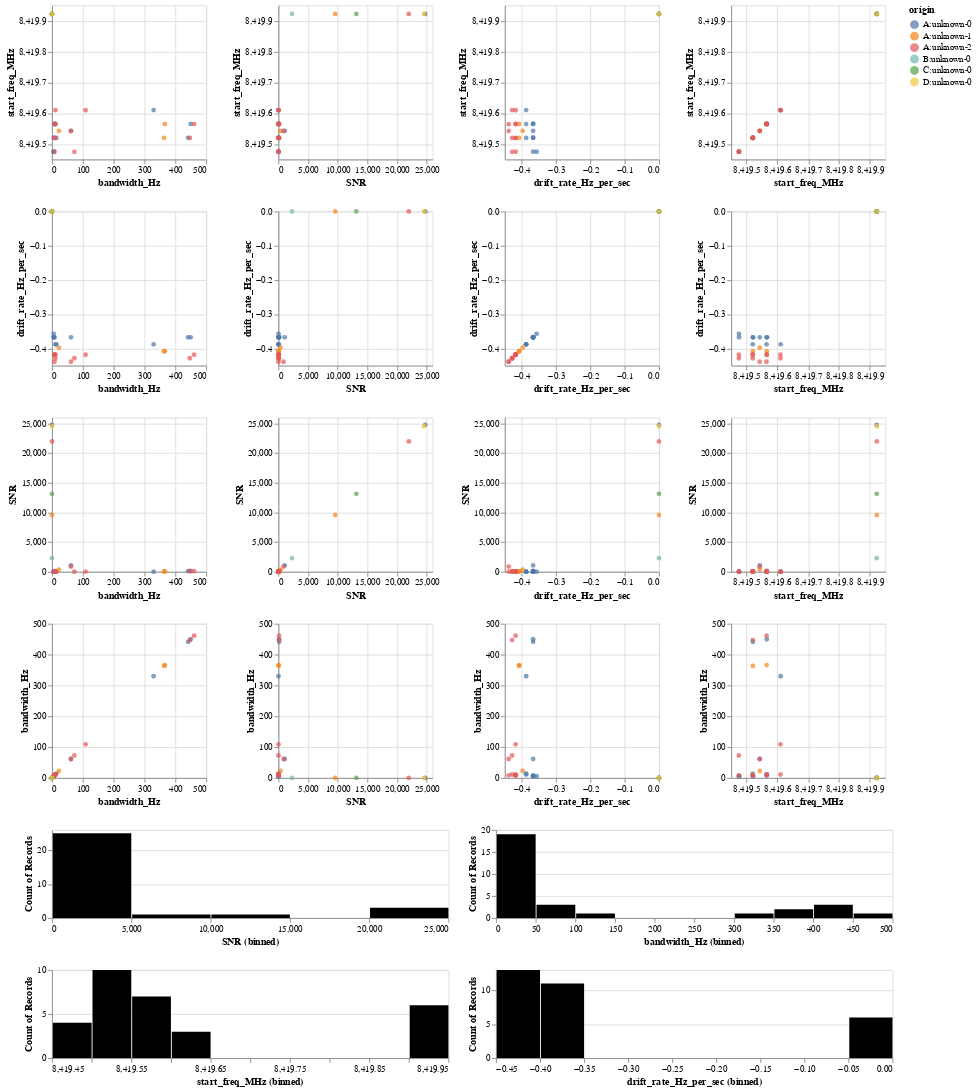

The code cell stored with this chart in its notebook:
### Code cell
bliss.plot_utils.scatter_matrix_hits(hits)

### Figure 1 — Vega-Lite specification as saved in the notebook (floating-point values rounded to 4 significant figures)
{"config": {"view": {"continuousWidth": 300, "continuousHeight": 300}}, "vconcat": [{"repeat": {"column": ["bandwidth_Hz", "SNR", "drift_rate_Hz_per_sec", "start_freq_MHz"], "row": ["start_freq_MHz", "drift_rate_Hz_per_sec", "SNR", "bandwidth_Hz"]}, "spec": {"data": {"values": [{"start_freq_MHz": 8420.0, "drift_rate_Hz_per_sec": -0.0, "SNR": 24760.0, "power": 3523000000.0, "bandwidth_Hz": 0.0, "filter_roloff_bins": 0, "low_sk_bins": 1, "high_sk_bins": 0, "origin": "A:unknown-0"}, {"start_freq_MHz": 8420.0, "drift_rate_Hz_per_sec": -0.3674, "SNR": 127.7, "power": 12840000.0, "bandwidth_Hz": 449.8, "filter_roloff_bins": 0, "low_sk_bins": 0, "high_sk_bins": 0, "origin": "A:unknown-0"}, {"start_freq_MHz": 8420.0, "drift_rate_Hz_per_sec": -0.3674, "SNR": 1071.0, "power": 107800000.0, "bandwidth_Hz": 61.47, "filter_roloff_bins": 0, "low_sk_bins": 0, "high_sk_bins": 2, "origin": "A:unknown-0"}, {"start_freq_MHz": 8420.0, "drift_rate_Hz_per_sec": -0.3674, "SNR": 122.8, "power": 12350000.0, "bandwidth_Hz": 441.4, "filter_roloff_bins": 0, "low_sk_bins": 0, "high_sk_bins": 0, "origin": "A:unknown-0"}, {"start_freq_MHz": 8419.0, "drift_rate_Hz_per_sec": -0.3674, "SNR": 13.13, "power": 1320000.0, "bandwidth_Hz": 5.588, "filter_roloff_bins": 0, "low_sk_bins": 0, "high_sk_bins": 0, "origin": "A:unknown-0"}, {"start_freq_MHz": 8419.0, "drift_rate_Hz_per_sec": -0.3571, "SNR": 14.73, "power": 1481000.0, "bandwidth_Hz": 5.588, "filter_roloff_bins": 0, "low_sk_bins": 0, "high_sk_bins": 0, "origin": "A:unknown-0"}, {"start_freq_MHz": 8420.0, "drift_rate_Hz_per_sec": -0.3878, "SNR": 13.6, "power": 1117000.0, "bandwidth_Hz": 329.7, "filter_roloff_bins": 0, "low_sk_bins": 0, "high_sk_bins": 0, "origin": "A:unknown-0"}, {"start_freq_MHz": 8420.0, "drift_rate_Hz_per_sec": -0.3674, "SNR": 14.7, "power": 1479000.0, "bandwidth_Hz": 8.382, "filter_roloff_bins": 0, "low_sk_bins": 0, "high_sk_bins": 0, "origin": "A:unknown-0"}, {"start_freq_MHz": 8420.0, "drift_rate_Hz_per_sec": -0.3878, "SNR": 13.56, "power": 1113000.0, "bandwidth_Hz": 11.18, "filter_roloff_bins": 0, "low_sk_bins": 0, "high_sk_bins": 0, "origin": "A:unknown-0"}, {"start_freq_MHz": 8420.0, "drift_rate_Hz_per_sec": -0.3674, "SNR": 13.24, "power": 1331000.0, "bandwidth_Hz": 5.588, "filter_roloff_bins": 0, "low_sk_bins": 0, "high_sk_bins": 0, "origin": "A:unknown-0"}, {"start_freq_MHz": 8420.0, "drift_rate_Hz_per_sec": -0.3878, "SNR": 13.3, "power": 1092000.0, "bandwidth_Hz": 13.97, "filter_roloff_bins": 0, "low_sk_bins": 0, "high_sk_bins": 0, "origin": "A:unknown-0"}, {"start_freq_MHz": 8420.0, "drift_rate_Hz_per_sec": -0.0, "SNR": 9576.0, "power": 3521000000.0, "bandwidth_Hz": 0.0, "filter_roloff_bins": 0, "low_sk_bins": 1, "high_sk_bins": 0, "origin": "A:unknown-1"}, {"start_freq_MHz": 8420.0, "drift_rate_Hz_per_sec": -0.4082, "SNR": 48.42, "power": 10280000.0, "bandwidth_Hz": 366.0, "filter_roloff_bins": 0, "low_sk_bins": 0, "high_sk_bins": 0, "origin": "A:unknown-1"}, {"start_freq_MHz": 8420.0, "drift_rate_Hz_per_sec": -0.4082, "SNR": 46.16, "power": 9798000.0, "bandwidth_Hz": 363.2, "filter_roloff_bins": 0, "low_sk_bins": 0, "high_sk_bins": 0, "origin": "A:unknown-1"}, {"start_freq_MHz": 8420.0, "drift_rate_Hz_per_sec": -0.398, "SNR": 358.6, "power": 76120000.0, "bandwidth_Hz": 22.35, "filter_roloff_bins": 0, "low_sk_bins": 0, "high_sk_bins": 42, "origin": "A:unknown-1"}, {"start_freq_MHz": 8420.0, "drift_rate_Hz_per_sec": -0.0, "SNR": 21990.0, "power": 3517000000.0, "bandwidth_Hz": 0.0, "filter_roloff_bins": 0, "low_sk_bins": 1, "high_sk_bins": 0, "origin": "A:unknown-2"}, {"start_freq_MHz": 8420.0, "drift_rate_Hz_per_sec": -0.4184, "SNR": 106.3, "power": 9818000.0, "bandwidth_Hz": 461.0, "filter_roloff_bins": 0, "low_sk_bins": 0, "high_sk_bins": 0, "origin": "A:unknown-2"}, {"start_freq_MHz": 8420.0, "drift_rate_Hz_per_sec": -0.4388, "SNR": 875.1, "power": 80810000.0, "bandwidth_Hz": 61.47, "filter_roloff_bins": 0, "low_sk_bins": 0, "high_sk_bins": 3, "origin": "A:unknown-2"}, {"start_freq_MHz": 8420.0, "drift_rate_Hz_per_sec": -0.4286, "SNR": 106.8, "power": 9865000.0, "bandwidth_Hz": 447.0, "filter_roloff_bins": 0, "low_sk_bins": 0, "high_sk_bins": 0, "origin": "A:unknown-2"}, {"start_freq_MHz": 8419.0, "drift_rate_Hz_per_sec": -0.4286, "SNR": 14.09, "power": 1301000.0, "bandwidth_Hz": 72.64, "filter_roloff_bins": 0, "low_sk_bins": 0, "high_sk_bins": 0, "origin": "A:unknown-2"}, {"start_freq_MHz": 8420.0, "drift_rate_Hz_per_sec": -0.4184, "SNR": 11.59, "power": 1070000.0, "bandwidth_Hz": 8.382, "filter_roloff_bins": 0, "low_sk_bins": 0, "high_sk_bins": 0, "origin": "A:unknown-2"}, {"start_freq_MHz": 8420.0, "drift_rate_Hz_per_sec": -0.4286, "SNR": 11.2, "power": 1034000.0, "bandwidth_Hz": 11.18, "filter_roloff_bins": 0, "low_sk_bins": 0, "high_sk_bins": 0, "origin": "A:unknown-2"}, {"start_freq_MHz": 8420.0, "drift_rate_Hz_per_sec": -0.4184, "SNR": 11.59, "power": 1070000.0, "bandwidth_Hz": 109.0, "filter_roloff_bins": 0, "low_sk_bins": 0, "high_sk_bins": 0, "origin": "A:unknown-2"}, {"start_freq_MHz": 8420.0, "drift_rate_Hz_per_sec": -0.4184, "SNR": 11.72, "power": 1083000.0, "bandwidth_Hz": 11.18, "filter_roloff_bins": 0, "low_sk_bins": 0, "high_sk_bins": 0, "origin": "A:unknown-2"}, {"start_freq_MHz": 8420.0, "drift_rate_Hz_per_sec": -0.4388, "SNR": 12.4, "power": 1145000.0, "bandwidth_Hz": 8.382, "filter_roloff_bins": 0, "low_sk_bins": 0, "high_sk_bins": 0, "origin": "A:unknown-2"}, {"start_freq_MHz": 8420.0, "drift_rate_Hz_per_sec": -0.4184, "SNR": 11.55, "power": 1066000.0, "bandwidth_Hz": 8.382, "filter_roloff_bins": 0, "low_sk_bins": 0, "high_sk_bins": 0, "origin": "A:unknown-2"}, {"start_freq_MHz": 8419.0, "drift_rate_Hz_per_sec": -0.4184, "SNR": 10.61, "power": 979400.0, "bandwidth_Hz": 8.382, "filter_roloff_bins": 0, "low_sk_bins": 0, "high_sk_bins": 0, "origin": "A:unknown-2"}, {"start_freq_MHz": 8420.0, "drift_rate_Hz_per_sec": -0.0, "SNR": 2293.0, "power": 3517000000.0, "bandwidth_Hz": 0.0, "filter_roloff_bins": 0, "low_sk_bins": 1, "high_sk_bins": 0, "origin": "B:unknown-0"}, {"start_freq_MHz": 8420.0, "drift_rate_Hz_per_sec": -0.0, "SNR": 13140.0, "power": 3526000000.0, "bandwidth_Hz": 0.0, "filter_roloff_bins": 0, "low_sk_bins": 1, "high_sk_bins": 0, "origin": "C:unknown-0"}, {"start_freq_MHz": 8420.0, "drift_rate_Hz_per_sec": -0.0, "SNR": 24540.0, "power": 3514000000.0, "bandwidth_Hz": 0.0, "filter_roloff_bins": 0, "low_sk_bins": 1, "high_sk_bins": 0, "origin": "D:unknown-0"}]}, "mark": {"type": "point", "color": "black", "filled": true}, "encoding": {"color": {"field": "origin", "type": "nominal"}, "x": {"field": {"repeat": "column"}, "scale": {"zero": false}, "type": "quantitative"}, "y": {"field": {"repeat": "row"}, "scale": {"zero": false}, "type": "quantitative"}}, "height": 175, "width": 175}, "transform": [{"filter": {"param": "param_1"}}]}, {"hconcat": [{"mark": {"type": "bar"}, "encoding": {"color": {"condition": {"param": "param_1", "value": "black"}, "value": "lightgray"}, "x": {"bin": {}, "field": "SNR", "type": "quantitative"}, "y": {"aggregate": "count", "type": "quantitative"}}, "height": 100, "name": "view_1", "width": 450}, {"mark": {"type": "bar"}, "encoding": {"color": {"condition": {"param": "param_1", "value": "black"}, "value": "lightgray"}, "x": {"bin": {}, "field": "bandwidth_Hz", "type": "quantitative"}, "y": {"aggregate": "count", "type": "quantitative"}}, "height": 100, "name": "view_2", "width": 450}], "data": {"values": [{"start_freq_MHz": 8420.0, "drift_rate_Hz_per_sec": -0.0, "SNR": 24760.0, "power": 3523000000.0, "bandwidth_Hz": 0.0, "filter_roloff_bins": 0, "low_sk_bins": 1, "high_sk_bins": 0, "origin": "A:unknown-0"}, {"start_freq_MHz": 8420.0, "drift_rate_Hz_per_sec": -0.3674, "SNR": 127.7, "power": 12840000.0, "bandwidth_Hz": 449.8, "filter_roloff_bins": 0, "low_sk_bins": 0, "high_sk_bins": 0, "origin": "A:unknown-0"}, {"start_freq_MHz": 8420.0, "drift_rate_Hz_per_sec": -0.3674, "SNR": 1071.0, "power": 107800000.0, "bandwidth_Hz": 61.47, "filter_roloff_bins": 0, "low_sk_bins": 0, "high_sk_bins": 2, "origin": "A:unknown-0"}, {"start_freq_MHz": 8420.0, "drift_rate_Hz_per_sec": -0.3674, "SNR": 122.8, "power": 12350000.0, "bandwidth_Hz": 441.4, "filter_roloff_bins": 0, "low_sk_bins": 0, "high_sk_bins": 0, "origin": "A:unknown-0"}, {"start_freq_MHz": 8419.0, "drift_rate_Hz_per_sec": -0.3674, "SNR": 13.13, "power": 1320000.0, "bandwidth_Hz": 5.588, "filter_roloff_bins": 0, "low_sk_bins": 0, "high_sk_bins": 0, "origin": "A:unknown-0"}, {"start_freq_MHz": 8419.0, "drift_rate_Hz_per_sec": -0.3571, "SNR": 14.73, "power": 1481000.0, "bandwidth_Hz": 5.588, "filter_roloff_bins": 0, "low_sk_bins": 0, "high_sk_bins": 0, "origin": "A:unknown-0"}, {"start_freq_MHz": 8420.0, "drift_rate_Hz_per_sec": -0.3878, "SNR": 13.6, "power": 1117000.0, "bandwidth_Hz": 329.7, "filter_roloff_bins": 0, "low_sk_bins": 0, "high_sk_bins": 0, "origin": "A:unknown-0"}, {"start_freq_MHz": 8420.0, "drift_rate_Hz_per_sec": -0.3674, "SNR": 14.7, "power": 1479000.0, "bandwidth_Hz": 8.382, "filter_roloff_bins": 0, "low_sk_bins": 0, "high_sk_bins": 0, "origin": "A:unknown-0"}, {"start_freq_MHz": 8420.0, "drift_rate_Hz_per_sec": -0.3878, "SNR": 13.56, "power": 1113000.0, "bandwidth_Hz": 11.18, "filter_roloff_bins": 0, "low_sk_bins": 0, "high_sk_bins": 0, "origin": "A:unknown-0"}, {"start_freq_MHz": 8420.0, "drift_rate_Hz_per_sec": -0.3674, "SNR": 13.24, "power": 1331000.0, "bandwidth_Hz": 5.588, "filter_roloff_bins": 0, "low_sk_bins": 0, "high_sk_bins": 0, "origin": "A:unknown-0"}, {"start_freq_MHz": 8420.0, "drift_rate_Hz_per_sec": -0.3878, "SNR": 13.3, "power": 1092000.0, "bandwidth_Hz": 13.97, "filter_roloff_bins": 0, "low_sk_bins": 0, "high_sk_bins": 0, "origin": "A:unknown-0"}, {"start_freq_MHz": 8420.0, "drift_rate_Hz_per_sec": -0.0, "SNR": 9576.0, "power": 3521000000.0, "bandwidth_Hz": 0.0, "filter_roloff_bins": 0, "low_sk_bins": 1, "high_sk_bins": 0, "origin": "A:unknown-1"}, {"start_freq_MHz": 8420.0, "drift_rate_Hz_per_sec": -0.4082, "SNR": 48.42, "power": 10280000.0, "bandwidth_Hz": 366.0, "filter_roloff_bins": 0, "low_sk_bins": 0, "high_sk_bins": 0, "origin": "A:unknown-1"}, {"start_freq_MHz": 8420.0, "drift_rate_Hz_per_sec": -0.4082, "SNR": 46.16, "power": 9798000.0, "bandwidth_Hz": 363.2, "filter_roloff_bins": 0, "low_sk_bins": 0, "high_sk_bins": 0, "origin": "A:unknown-1"}, {"start_freq_MHz": 8420.0, "drift_rate_Hz_per_sec": -0.398, "SNR": 358.6, "power": 76120000.0, "bandwidth_Hz": 22.35, "filter_roloff_bins": 0, "low_sk_bins": 0, "high_sk_bins": 42, "origin": "A:unknown-1"}, {"start_freq_MHz": 8420.0, "drift_rate_Hz_per_sec": -0.0, "SNR": 21990.0, "power": 3517000000.0, "bandwidth_Hz": 0.0, "filter_roloff_bins": 0, "low_sk_bins": 1, "high_sk_bins": 0, "origin": "A:unknown-2"}, {"start_freq_MHz": 8420.0, "drift_rate_Hz_per_sec": -0.4184, "SNR": 106.3, "power": 9818000.0, "bandwidth_Hz": 461.0, "filter_roloff_bins": 0, "low_sk_bins": 0, "high_sk_bins": 0, "origin": "A:unknown-2"}, {"start_freq_MHz": 8420.0, "drift_rate_Hz_per_sec": -0.4388, "SNR": 875.1, "power": 80810000.0, "bandwidth_Hz": 61.47, "filter_roloff_bins": 0, "low_sk_bins": 0, "high_sk_bins": 3, "origin": "A:unknown-2"}, {"start_freq_MHz": 8420.0, "drift_rate_Hz_per_sec": -0.4286, "SNR": 106.8, "power": 9865000.0, "bandwidth_Hz": 447.0, "filter_roloff_bins": 0, "low_sk_bins": 0, "high_sk_bins": 0, "origin": "A:unknown-2"}, {"start_freq_MHz": 8419.0, "drift_rate_Hz_per_sec": -0.4286, "SNR": 14.09, "power": 1301000.0, "bandwidth_Hz": 72.64, "filter_roloff_bins": 0, "low_sk_bins": 0, "high_sk_bins": 0, "origin": "A:unknown-2"}, {"start_freq_MHz": 8420.0, "drift_rate_Hz_per_sec": -0.4184, "SNR": 11.59, "power": 1070000.0, "bandwidth_Hz": 8.382, "filter_roloff_bins": 0, "low_sk_bins": 0, "high_sk_bins": 0, "origin": "A:unknown-2"}, {"start_freq_MHz": 8420.0, "drift_rate_Hz_per_sec": -0.4286, "SNR": 11.2, "power": 1034000.0, "bandwidth_Hz": 11.18, "filter_roloff_bins": 0, "low_sk_bins": 0, "high_sk_bins": 0, "origin": "A:unknown-2"}, {"start_freq_MHz": 8420.0, "drift_rate_Hz_per_sec": -0.4184, "SNR": 11.59, "power": 1070000.0, "bandwidth_Hz": 109.0, "filter_roloff_bins": 0, "low_sk_bins": 0, "high_sk_bins": 0, "origin": "A:unknown-2"}, {"start_freq_MHz": 8420.0, "drift_rate_Hz_per_sec": -0.4184, "SNR": 11.72, "power": 1083000.0, "bandwidth_Hz": 11.18, "filter_roloff_bins": 0, "low_sk_bins": 0, "high_sk_bins": 0, "origin": "A:unknown-2"}, {"start_freq_MHz": 8420.0, "drift_rate_Hz_per_sec": -0.4388, "SNR": 12.4, "power": 1145000.0, "bandwidth_Hz": 8.382, "filter_roloff_bins": 0, "low_sk_bins": 0, "high_sk_bins": 0, "origin": "A:unknown-2"}, {"start_freq_MHz": 8420.0, "drift_rate_Hz_per_sec": -0.4184, "SNR": 11.55, "power": 1066000.0, "bandwidth_Hz": 8.382, "filter_roloff_bins": 0, "low_sk_bins": 0, "high_sk_bins": 0, "origin": "A:unknown-2"}, {"start_freq_MHz": 8419.0, "drift_rate_Hz_per_sec": -0.4184, "SNR": 10.61, "power": 979400.0, "bandwidth_Hz": 8.382, "filter_roloff_bins": 0, "low_sk_bins": 0, "high_sk_bins": 0, "origin": "A:unknown-2"}, {"start_freq_MHz": 8420.0, "drift_rate_Hz_per_sec": -0.0, "SNR": 2293.0, "power": 3517000000.0, "bandwidth_Hz": 0.0, "filter_roloff_bins": 0, "low_sk_bins": 1, "high_sk_bins": 0, "origin": "B:unknown-0"}, {"start_freq_MHz": 8420.0, "drift_rate_Hz_per_sec": -0.0, "SNR": 13140.0, "power": 3526000000.0, "bandwidth_Hz": 0.0, "filter_roloff_bins": 0, "low_sk_bins": 1, "high_sk_bins": 0, "origin": "C:unknown-0"}, {"start_freq_MHz": 8420.0, "drift_rate_Hz_per_sec": -0.0, "SNR": 24540.0, "power": 3514000000.0, "bandwidth_Hz": 0.0, "filter_roloff_bins": 0, "low_sk_bins": 1, "high_sk_bins": 0, "origin": "D:unknown-0"}]}}, {"hconcat": [{"mark": {"type": "bar"}, "encoding": {"color": {"condition": {"param": "param_1", "value": "black"}, "value": "lightgray"}, "x": {"bin": {}, "field": "start_freq_MHz", "type": "quantitative"}, "y": {"aggregate": "count", "type": "quantitative"}}, "height": 100, "name": "view_3", "width": 450}, {"mark": {"type": "bar"}, "encoding": {"color": {"condition": {"param": "param_1", "value": "black"}, "value": "lightgray"}, "x": {"bin": {}, "field": "drift_rate_Hz_per_sec", "type": "quantitative"}, "y": {"aggregate": "count", "type": "quantitative"}}, "height": 100, "name": "view_4", "width": 450}], "data": {"values": [{"start_freq_MHz": 8420.0, "drift_rate_Hz_per_sec": -0.0, "SNR": 24760.0, "power": 3523000000.0, "bandwidth_Hz": 0.0, "filter_roloff_bins": 0, "low_sk_bins": 1, "high_sk_bins": 0, "origin": "A:unknown-0"}, {"start_freq_MHz": 8420.0, "drift_rate_Hz_per_sec": -0.3674, "SNR": 127.7, "power": 12840000.0, "bandwidth_Hz": 449.8, "filter_roloff_bins": 0, "low_sk_bins": 0, "high_sk_bins": 0, "origin": "A:unknown-0"}, {"start_freq_MHz": 8420.0, "drift_rate_Hz_per_sec": -0.3674, "SNR": 1071.0, "power": 107800000.0, "bandwidth_Hz": 61.47, "filter_roloff_bins": 0, "low_sk_bins": 0, "high_sk_bins": 2, "origin": "A:unknown-0"}, {"start_freq_MHz": 8420.0, "drift_rate_Hz_per_sec": -0.3674, "SNR": 122.8, "power": 12350000.0, "bandwidth_Hz": 441.4, "filter_roloff_bins": 0, "low_sk_bins": 0, "high_sk_bins": 0, "origin": "A:unknown-0"}, {"start_freq_MHz": 8419.0, "drift_rate_Hz_per_sec": -0.3674, "SNR": 13.13, "power": 1320000.0, "bandwidth_Hz": 5.588, "filter_roloff_bins": 0, "low_sk_bins": 0, "high_sk_bins": 0, "origin": "A:unknown-0"}, {"start_freq_MHz": 8419.0, "drift_rate_Hz_per_sec": -0.3571, "SNR": 14.73, "power": 1481000.0, "bandwidth_Hz": 5.588, "filter_roloff_bins": 0, "low_sk_bins": 0, "high_sk_bins": 0, "origin": "A:unknown-0"}, {"start_freq_MHz": 8420.0, "drift_rate_Hz_per_sec": -0.3878, "SNR": 13.6, "power": 1117000.0, "bandwidth_Hz": 329.7, "filter_roloff_bins": 0, "low_sk_bins": 0, "high_sk_bins": 0, "origin": "A:unknown-0"}, {"start_freq_MHz": 8420.0, "drift_rate_Hz_per_sec": -0.3674, "SNR": 14.7, "power": 1479000.0, "bandwidth_Hz": 8.382, "filter_roloff_bins": 0, "low_sk_bins": 0, "high_sk_bins": 0, "origin": "A:unknown-0"}, {"start_freq_MHz": 8420.0, "drift_rate_Hz_per_sec": -0.3878, "SNR": 13.56, "power": 1113000.0, "bandwidth_Hz": 11.18, "filter_roloff_bins": 0, "low_sk_bins": 0, "high_sk_bins": 0, "origin": "A:unknown-0"}, {"start_freq_MHz": 8420.0, "drift_rate_Hz_per_sec": -0.3674, "SNR": 13.24, "power": 1331000.0, "bandwidth_Hz": 5.588, "filter_roloff_bins": 0, "low_sk_bins": 0, "high_sk_bins": 0, "origin": "A:unknown-0"}, {"start_freq_MHz": 8420.0, "drift_rate_Hz_per_sec": -0.3878, "SNR": 13.3, "power": 1092000.0, "bandwidth_Hz": 13.97, "filter_roloff_bins": 0, "low_sk_bins": 0, "high_sk_bins": 0, "origin": "A:unknown-0"}, {"start_freq_MHz": 8420.0, "drift_rate_Hz_per_sec": -0.0, "SNR": 9576.0, "power": 3521000000.0, "bandwidth_Hz": 0.0, "filter_roloff_bins": 0, "low_sk_bins": 1, "high_sk_bins": 0, "origin": "A:unknown-1"}, {"start_freq_MHz": 8420.0, "drift_rate_Hz_per_sec": -0.4082, "SNR": 48.42, "power": 10280000.0, "bandwidth_Hz": 366.0, "filter_roloff_bins": 0, "low_sk_bins": 0, "high_sk_bins": 0, "origin": "A:unknown-1"}, {"start_freq_MHz": 8420.0, "drift_rate_Hz_per_sec": -0.4082, "SNR": 46.16, "power": 9798000.0, "bandwidth_Hz": 363.2, "filter_roloff_bins": 0, "low_sk_bins": 0, "high_sk_bins": 0, "origin": "A:unknown-1"}, {"start_freq_MHz": 8420.0, "drift_rate_Hz_per_sec": -0.398, "SNR": 358.6, "power": 76120000.0, "bandwidth_Hz": 22.35, "filter_roloff_bins": 0, "low_sk_bins": 0, "high_sk_bins": 42, "origin": "A:unknown-1"}, {"start_freq_MHz": 8420.0, "drift_rate_Hz_per_sec": -0.0, "SNR": 21990.0, "power": 3517000000.0, "bandwidth_Hz": 0.0, "filter_roloff_bins": 0, "low_sk_bins": 1, "high_sk_bins": 0, "origin": "A:unknown-2"}, {"start_freq_MHz": 8420.0, "drift_rate_Hz_per_sec": -0.4184, "SNR": 106.3, "power": 9818000.0, "bandwidth_Hz": 461.0, "filter_roloff_bins": 0, "low_sk_bins": 0, "high_sk_bins": 0, "origin": "A:unknown-2"}, {"start_freq_MHz": 8420.0, "drift_rate_Hz_per_sec": -0.4388, "SNR": 875.1, "power": 80810000.0, "bandwidth_Hz": 61.47, "filter_roloff_bins": 0, "low_sk_bins": 0, "high_sk_bins": 3, "origin": "A:unknown-2"}, {"start_freq_MHz": 8420.0, "drift_rate_Hz_per_sec": -0.4286, "SNR": 106.8, "power": 9865000.0, "bandwidth_Hz": 447.0, "filter_roloff_bins": 0, "low_sk_bins": 0, "high_sk_bins": 0, "origin": "A:unknown-2"}, {"start_freq_MHz": 8419.0, "drift_rate_Hz_per_sec": -0.4286, "SNR": 14.09, "power": 1301000.0, "bandwidth_Hz": 72.64, "filter_roloff_bins": 0, "low_sk_bins": 0, "high_sk_bins": 0, "origin": "A:unknown-2"}, {"start_freq_MHz": 8420.0, "drift_rate_Hz_per_sec": -0.4184, "SNR": 11.59, "power": 1070000.0, "bandwidth_Hz": 8.382, "filter_roloff_bins": 0, "low_sk_bins": 0, "high_sk_bins": 0, "origin": "A:unknown-2"}, {"start_freq_MHz": 8420.0, "drift_rate_Hz_per_sec": -0.4286, "SNR": 11.2, "power": 1034000.0, "bandwidth_Hz": 11.18, "filter_roloff_bins": 0, "low_sk_bins": 0, "high_sk_bins": 0, "origin": "A:unknown-2"}, {"start_freq_MHz": 8420.0, "drift_rate_Hz_per_sec": -0.4184, "SNR": 11.59, "power": 1070000.0, "bandwidth_Hz": 109.0, "filter_roloff_bins": 0, "low_sk_bins": 0, "high_sk_bins": 0, "origin": "A:unknown-2"}, {"start_freq_MHz": 8420.0, "drift_rate_Hz_per_sec": -0.4184, "SNR": 11.72, "power": 1083000.0, "bandwidth_Hz": 11.18, "filter_roloff_bins": 0, "low_sk_bins": 0, "high_sk_bins": 0, "origin": "A:unknown-2"}, {"start_freq_MHz": 8420.0, "drift_rate_Hz_per_sec": -0.4388, "SNR": 12.4, "power": 1145000.0, "bandwidth_Hz": 8.382, "filter_roloff_bins": 0, "low_sk_bins": 0, "high_sk_bins": 0, "origin": "A:unknown-2"}, {"start_freq_MHz": 8420.0, "drift_rate_Hz_per_sec": -0.4184, "SNR": 11.55, "power": 1066000.0, "bandwidth_Hz": 8.382, "filter_roloff_bins": 0, "low_sk_bins": 0, "high_sk_bins": 0, "origin": "A:unknown-2"}, {"start_freq_MHz": 8419.0, "drift_rate_Hz_per_sec": -0.4184, "SNR": 10.61, "power": 979400.0, "bandwidth_Hz": 8.382, "filter_roloff_bins": 0, "low_sk_bins": 0, "high_sk_bins": 0, "origin": "A:unknown-2"}, {"start_freq_MHz": 8420.0, "drift_rate_Hz_per_sec": -0.0, "SNR": 2293.0, "power": 3517000000.0, "bandwidth_Hz": 0.0, "filter_roloff_bins": 0, "low_sk_bins": 1, "high_sk_bins": 0, "origin": "B:unknown-0"}, {"start_freq_MHz": 8420.0, "drift_rate_Hz_per_sec": -0.0, "SNR": 13140.0, "power": 3526000000.0, "bandwidth_Hz": 0.0, "filter_roloff_bins": 0, "low_sk_bins": 1, "high_sk_bins": 0, "origin": "C:unknown-0"}, {"start_freq_MHz": 8420.0, "drift_rate_Hz_per_sec": -0.0, "SNR": 24540.0, "power": 3514000000.0, "bandwidth_Hz": 0.0, "filter_roloff_bins": 0, "low_sk_bins": 1, "high_sk_bins": 0, "origin": "D:unknown-0"}]}}], "params": [{"name": "param_1", "select": {"type": "interval", "encodings": ["x"]}, "views": ["view_1", "view_2", "view_3", "view_4"]}], "$schema": "https://vega.github.io/schema/vega-lite/v5.17.0.json"}
